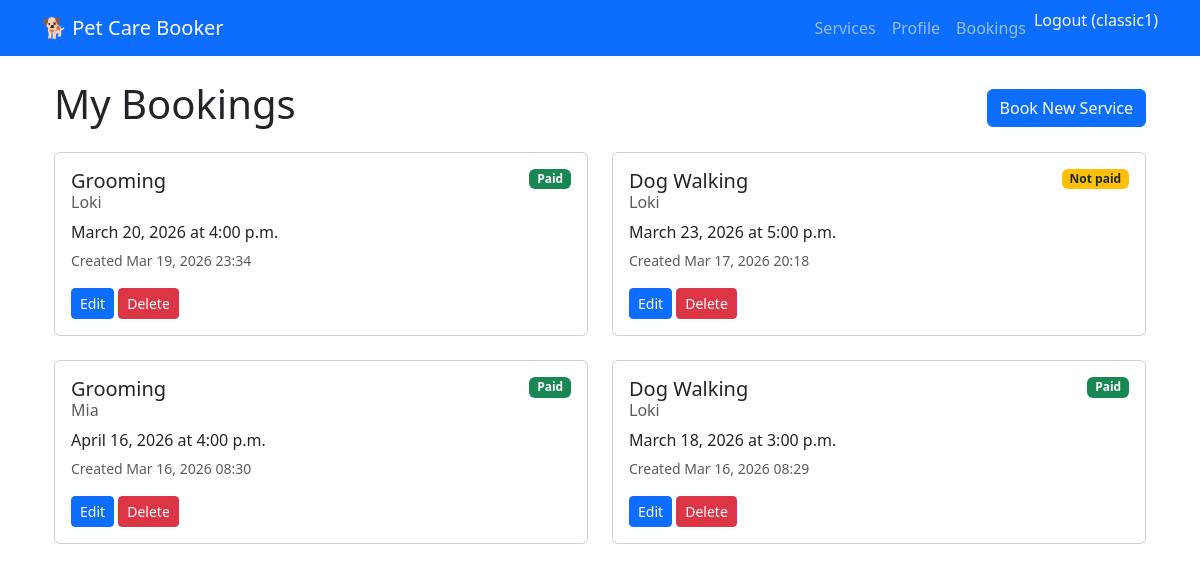
The page /accounts/bookings/ (signed in) on the database its author committed.
### accounts/models.py (models this page shows, shortened)
class Booking(models.Model):
    SERVICE_CHOICES = [
        ('dog_walking', 'Dog Walking'),
        ('grooming', 'Grooming'),
        ('boarding', 'Boarding'),
    ]
    user = models.ForeignKey(User, on_delete=models.CASCADE)
    service = models.CharField(max_length=20, choices=SERVICE_CHOICES)
    pet_name = models.CharField(max_length=100)
    date = models.DateField()
    time = models.TimeField()
    notes = models.TextField(blank=True)
    created = models.DateTimeField(auto_now_add=True)
    paid = models.BooleanField(default=False)  # <-- TRACKS PAID STATUS
    stripe_payment_intent = models.CharField(max_length=200, blank=True, null=True)  # Stripe payment ID
    amount_paid = models.DecimalField(max_digits=10, decimal_places=2, null=True, blank=True)  # £25.00

### accounts/views.py (the view)
# urls.py: path('bookings/', views.UserBookingsView.as_view(), name='bookings'),
class UserBookingsView(LoginRequiredMixin, ListView):
    model = Booking
    template_name = "accounts/bookings.html"
    context_object_name = "bookings"
    paginate_by = 10
    login_url = "login"
    redirect_field_name = "next"
    def get_queryset(self):
        return Booking.objects.filter(user=self.request.user).order_by("-created")
    def get_context_data(self, **kwargs):
        context = super().get_context_data(**kwargs)
        context["user"] = self.request.user
        return context

### accounts/templates/accounts/bookings.html (shortened to what this page needs)
{% extends "accounts/base.html" %}
{% block content %}
<div class="container mt-4">
  <div class="d-flex justify-content-between align-items-center mb-3">
    <h1>My Bookings</h1>
    <a href="{% url 'book' %}" class="btn btn-primary">Book New Service</a>
  </div>
  {% if bookings %}
    <div class="row">
      {% for booking in bookings %}
        <div class="col-md-6 mb-4">
          <div class="card h-100">
            <div class="card-body">
              <div class="d-flex justify-content-between align-items-start mb-2">
                <div>
                  <h5 class="card-title mb-1">
                    {{ booking.get_service_display }}
                  </h5>
                  <h6 class="card-subtitle text-muted">
                    {{ booking.pet_name }}
                  </h6>
                </div>
                {% if booking.paid %}
                  <span class="badge bg-success">Paid</span>
                {% else %}
                  <span class="badge bg-warning text-dark">Not paid</span>
                {% endif %}
              </div>
              <p class="card-text mb-1">
                {{ booking.date|date:"F j, Y" }}
                at
                {{ booking.time|time:"g:i a" }}
              </p>
              <p class="card-text">
                <small class="text-muted">
                  Created {{ booking.created|date:"M d, Y" }} {{ booking.created|time:"H:i" }}
                </small>
              </p>
              <div class="mt-2">
                <a href="{% url 'booking-update' booking.id %}" class="btn btn-sm btn-primary">
                  Edit
                </a>
                <a href="{% url 'booking-delete' booking.id %}" class="btn btn-sm btn-danger">
                  Delete
                </a>
              </div>
            </div>
          </div>
        </div>
      {% endfor %}
    </div>
  {% else %}
    <div class="text-center py-5">
      <h3>You have no bookings yet</h3>
      <p class="text-muted">Book your first pet care service!</p>
      <a href="{% url 'book' %}" class="btn btn-primary btn-lg">Book Now</a>
    </div>
  {% endif %}
</div>
{% endblock %}

### accounts/templates/accounts/base.html (shortened to what this page needs)
<!DOCTYPE html>
<html lang="en">
<head>
    {% load static %}
    {% load crispy_forms_tags %}
    <link href="https://cdn.jsdelivr.net/npm/bootstrap@5.3.3/dist/css/bootstrap.min.css" rel="stylesheet">
    {% load crispy_forms_tags %}
</head>
<body>
    <nav class="navbar navbar-expand-lg navbar-dark bg-primary">
        <div class="container">
            <a class="navbar-brand" href="{% url 'home' %}">🐕 Pet Care Booker</a>
            <div class="navbar-nav ms-auto">
                {% if user.is_authenticated %}
                    <a class="nav-link" href="{% url 'services' %}">Services</a>
                    <a class="nav-link" href="{% url 'profile' %}">Profile</a>
                    <a class="nav-link" href="{% url 'bookings' %}">Bookings</a>
                    <form method="post" action="{% url 'logout' %}" class="d-inline">
                        <button type="submit" class="nav-link btn btn-link p-0 border-0 bg-transparent text-light logout-btn">
                            Logout ({{ user.username }})
                        </button>
                    </form>
                {% else %}
                    <a class="nav-link" href="{% url 'login' %}">Login</a>
                    <a class="nav-link" href="{% url 'signup' %}">Sign Up</a>
                {% endif %}
            </div>
        </div>
    </nav>
    <main class="container mt-4">
        {% block content %}
        {% endblock %}
    </main>
</body>
</html>

### rows shown on the page
Booking: service "Grooming", pet_name "Loki", paid "Paid", date "March 20, 2026", time "4:00 p.m.", created "Mar 19, 2026", created "23:34"
Booking: service "Dog Walking", pet_name "Loki", paid "Not paid", date "March 23, 2026", time "5:00 p.m.", created "Mar 17, 2026", created "20:18"
Booking: service "Grooming", pet_name "Mia", paid "Paid", date "April 16, 2026", time "4:00 p.m.", created "Mar 16, 2026", created "08:30"
Booking: service "Dog Walking", pet_name "Loki", paid "Paid", date "March 18, 2026", time "3:00 p.m.", created "Mar 16, 2026", created "08:29"

### other values the page prints
{{ user.username }} "classic1"
